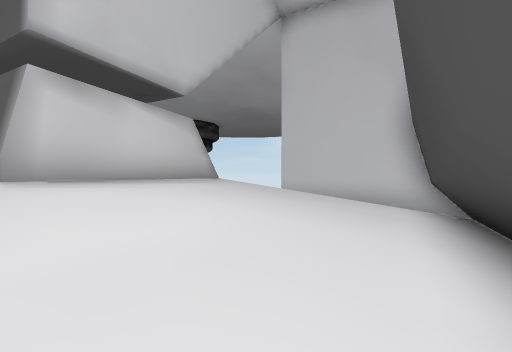
View 1 (above)

12 first-person views from a walk through a Unity game level. The camera is 1.5 m above the floor, looks level and sees 85° across. The floor is counted in squares, 2 m on a side. Each view is taken from the middle of a square. On the plan, view 1 faces up. The plan holds only what a view shows up to about 10 squares ahead; the rest is blank. The place goes on beyond the plan.

View 2
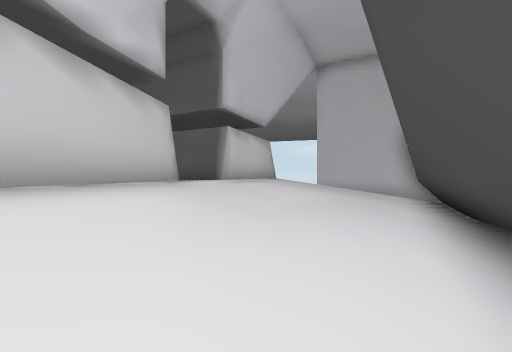

View 3
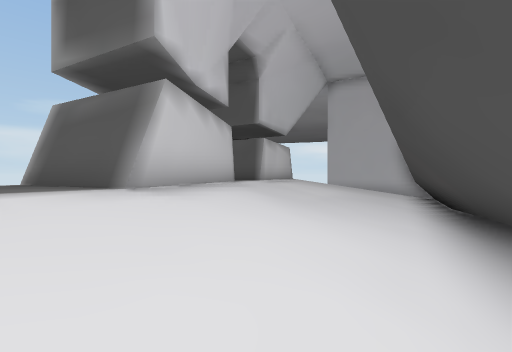

View 4
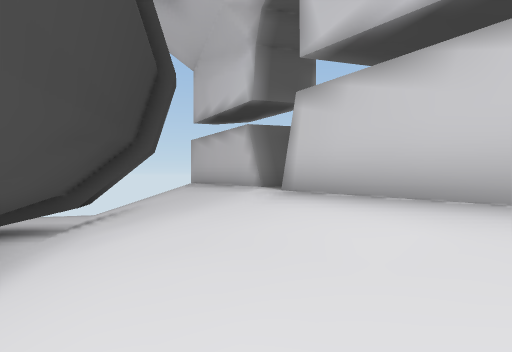

View 5
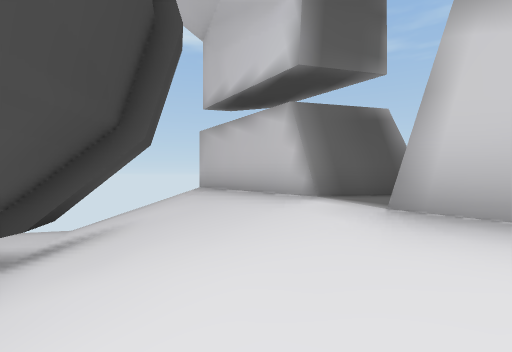

View 6
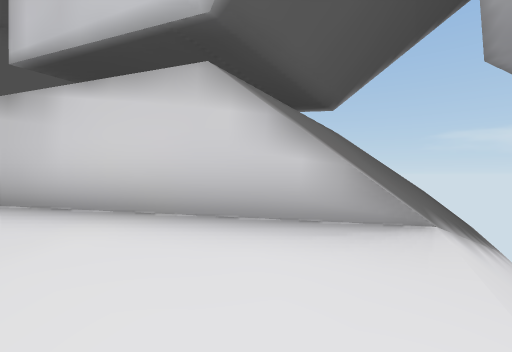

View 7
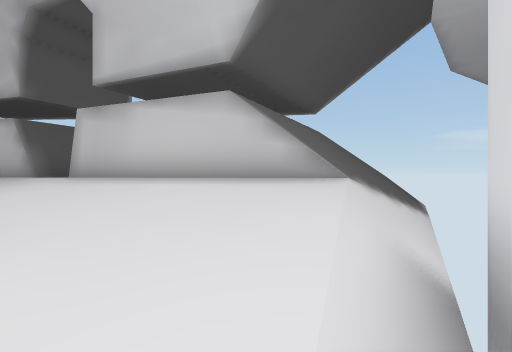

View 8
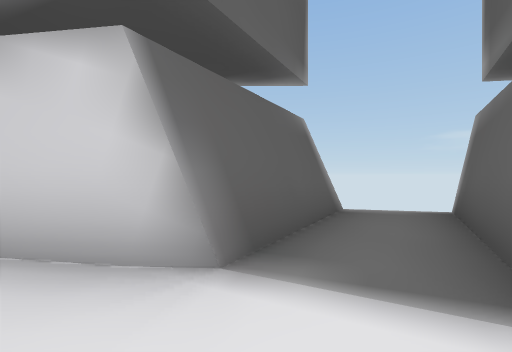

View 9
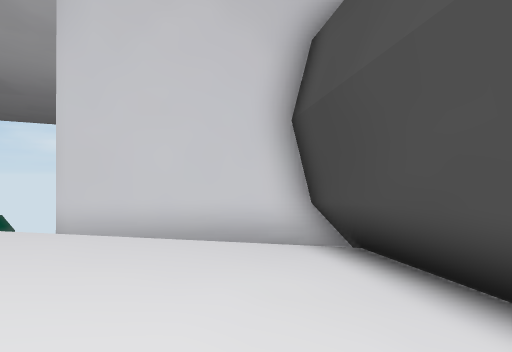

View 10
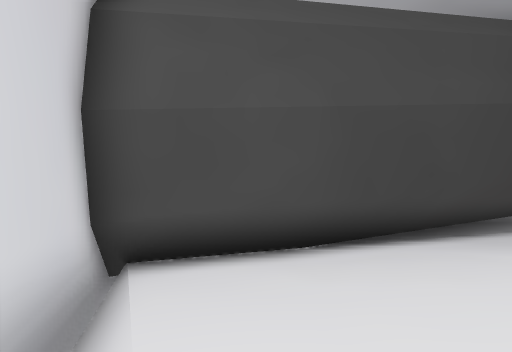

View 11
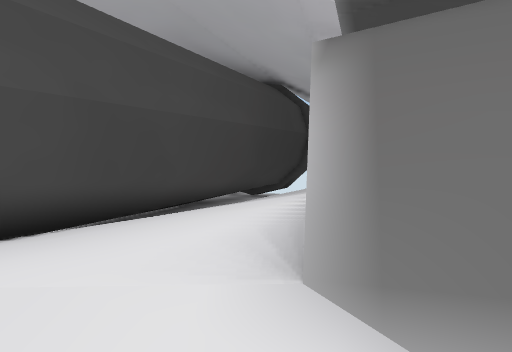

View 12
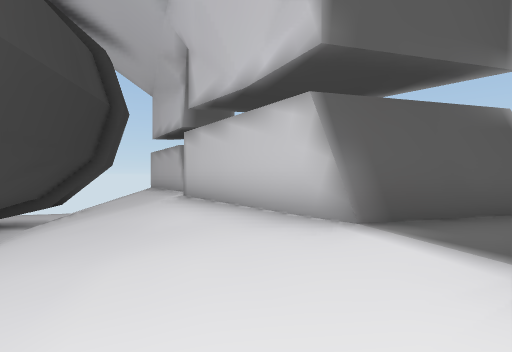

### Floor plan
Key: @ floor where view 1 was taken; # wall or solid block; x gap in a wall; . main floor; : floor 1.5 m higher than the main floor; / step, stairs or slope; = window, fence, low wall or low ledge; T thing the floor can be seen under or through.
Columns run from 7 left of view 1 to 5 right of it. Each row starts with its distance up from view 1.
 11   //
 10   ////
  9   ///// ##
  8    =/////###
  7    #=#:....##
  6      #:....#
  5  #####.....#
  4  ::##:....##
  3  #::/:....#
  2  ###:....##
  1    #:....#
  0    #...@##
 -1  ###....#
 -2 ###:...##
 -3  :::...#
 -4 ##:...##
 -5  #:...#
 -6  #...T
 -7  #..TTT
 -8  x..
 -9    .

Where each view was taken, in squares from view 1:
view 1: 0 up, 0 right, facing up
view 2: 4 down, 2 left, facing up
view 3: 6 down, 3 left, facing up
view 4: 0 up, 1 left, facing down-left
view 5: 2 down, 2 left, facing down-left
view 6: 7 up, 1 right, facing left
view 7: 7 up, 3 right, facing left
view 8: 2 up, 2 left, facing left
view 9: 4 up, 0 right, facing up-right
view 10: 8 up, 0 right, facing down-right
view 11: 9 up, 1 left, facing down
view 12: 3 up, 1 left, facing down-left
